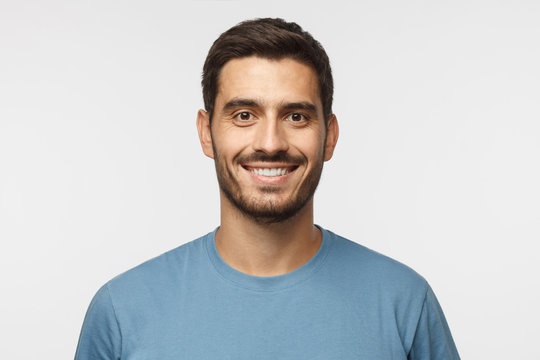
#> input picture Lab-3/lena.jpeg, 540 x 360 px, given in place of lena.jpg, which was not available
$ jupyter execute Lab_9.ipynb   (text cells are left out)
#> lines starting #> are read from the running program, lines starting #| are printed output that depends on the picture; after the words box and inside, x2 and y2 are one past the last pixel; in counts of white or black regions, pixels touching at a corner belong together; pictures that were not available may be replaced by others from this repository, and a replacement may not be noted
[cell 1]
import numpy as np
from scipy.fftpack import fft
import matplotlib.pyplot as plt
from PIL import Image
im_l = Image.open("/content/lena.jpg")
#> im_l is the input picture: PIL image 540x360 RGB; mean R, G, B 201.3, 202.8, 203.9
im_l= im_l.convert('L')
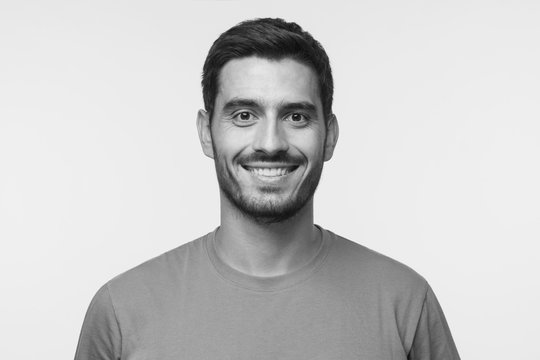
#> im_l: PIL image 540x360 L; min 6, max 254, mean 202.5

img= np.array(im_l)
plt.imshow(img,cmap='gray')
plt.axis('off')
plt.show

[cell 2]
F_img = np.fft.fft2(img)
plt.imshow(np.log1p(np.abs(F_img)), cmap='gray')
plt.axis('off')
plt.show()
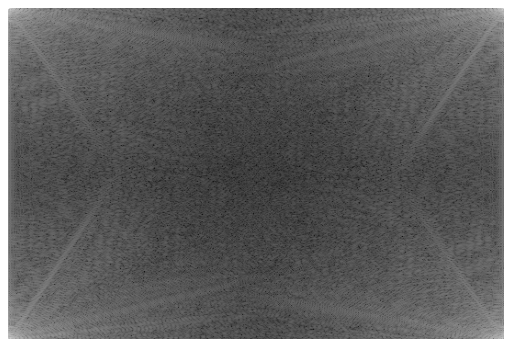
#> figure drawn by matplotlib, 1 panel

[cell 3]
Fshift= np.fft.fftshift(F_img)
plt.imshow(np.log1p(np.abs(Fshift)), cmap='gray')
plt.axis('off')
plt.show()
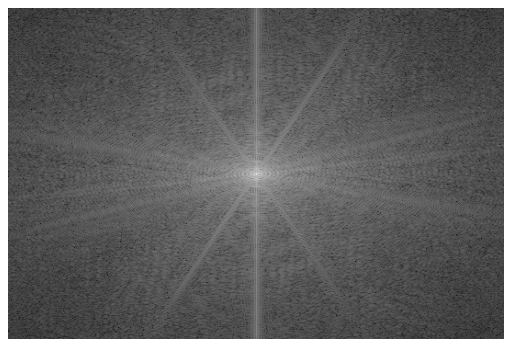
#> figure drawn by matplotlib, 1 panel

[cell 4]
M,N = img.shape
#> M = 360; N = 540
H= np.zeros((M,N), dtype= np.float32)
D0= 50
for u in range(M):
  for v in range(N):
    D = np.sqrt((u-M/2)**2 + (v- N/2)**2)
    if D <= D0:
      H[u,v]=1
    else:
      H[u,v]=0
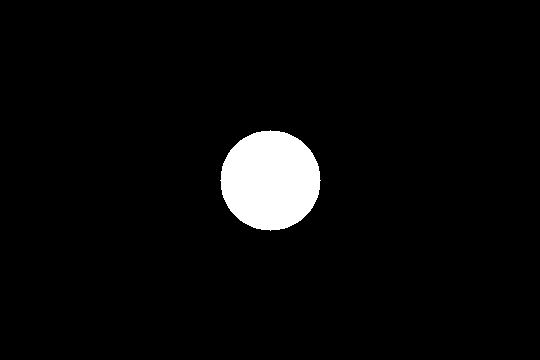
#> H: shape (360, 540) float32; values 0 (black) and 1 (white), 4% white; 1 white region, box (x1, y1, x2, y2) and area: (220, 130, 321, 231) 7845

plt.imshow(H, cmap='gray')
plt.axis('off')
plt.show()
print(D)

[cell 5]
G_out = Fshift * H
plt.imshow(np.log1p(np.abs(G_out)),cmap='gray')
plt.axis('off')
plt.show()
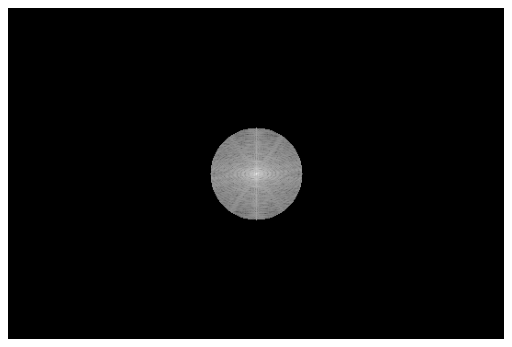
#> figure drawn by matplotlib, 1 panel
print(G_out)
#> (printed output is left out)

[cell 6]
G= np.fft.ifftshift(G_out)

plt.imshow(np.log1p(np.abs(G)), cmap='gray')
plt.axis('off')
plt.show()
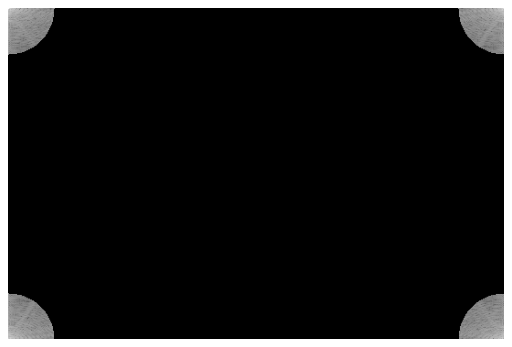
#> figure drawn by matplotlib, 1 panel
print(G)
#> (printed output is left out)

[cell 7]
g = np.abs(np.fft.ifft2(G))
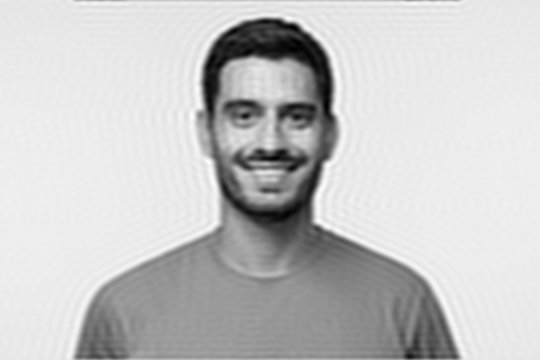
#> g: shape (360, 540) float64; min 13.78, max 255.1, mean 202.5; drawn with min black and max white
plt.imshow(g, cmap='gray')
plt.axis('off')
plt.show()

[cell 8]
M,N= img.shape
H= np.zeros((M,N), dtype= np.float32)
D0= 50
for u in range(M):
  for v in range(N):
     D = np.sqrt((u-M/2)**2 + (v- N/2)**2)
     H[u,v]= np.exp(-D**2/(2*D0*D0))
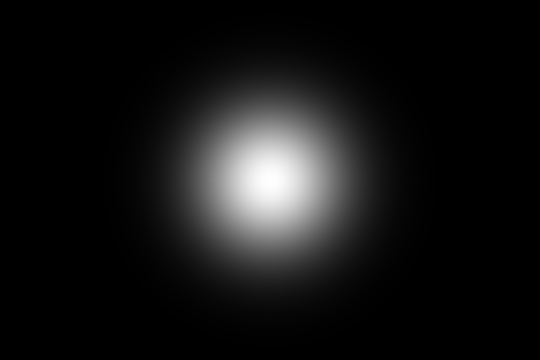
#> H: shape (360, 540) float32; min 7.14e-10, max 1, mean 0.0808


plt.imshow(H, cmap= 'gray')
plt.axis('off')
plt.show()
print(D)

$ run again, with Lab-3/female.jpeg copied over Lab-3/lena.jpeg
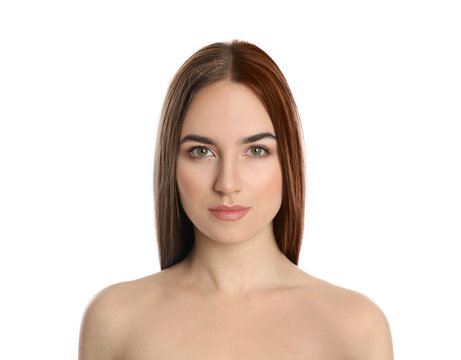
#> input picture Lab-3/female.jpeg, 461 x 360 px, given in place of lena.jpg, which was not available
#> im_l is the input picture: PIL image 461x360 RGB; mean R, G, B 230, 217.2, 209.3
#> im_l: PIL image 461x360 L
#> after the loop `for u in range(M):`:
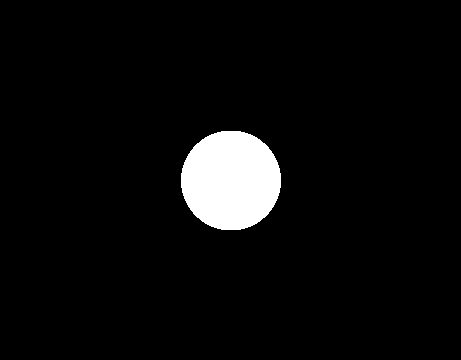
#> H: shape (360, 461) float32; values 0 (black) and 1 (white), 4.7% white; 1 white region, box (x1, y1, x2, y2) and area: (181, 131, 281, 230) 7856
#> (printed output is left out)
#> (printed output is left out)
#> after the loop `for u in range(M):`:
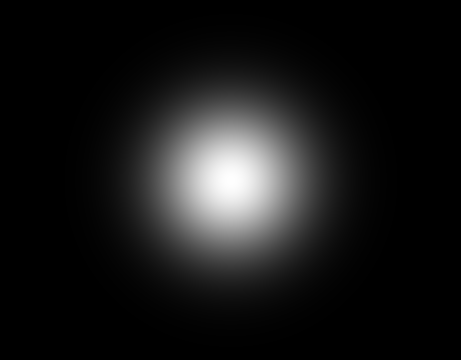
#> H: shape (360, 461) float32; min 3.72e-08, max 1, mean 0.0946
